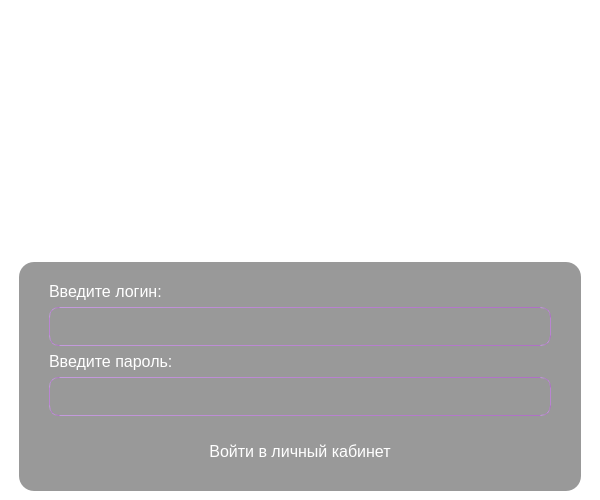
<?xml version="1.0" encoding="UTF-8"?>
<ui version="4.0">
 <class>LoginWindow</class>
 <widget class="QMainWindow" name="LoginWindow">
  <property name="geometry">
   <rect>
    <x>0</x>
    <y>0</y>
    <width>600</width>
    <height>500</height>
   </rect>
  </property>
  <property name="minimumSize">
   <size>
    <width>600</width>
    <height>500</height>
   </size>
  </property>
  <property name="maximumSize">
   <size>
    <width>600</width>
    <height>500</height>
   </size>
  </property>
  <property name="windowTitle">
   <string>LoginWindow</string>
  </property>
  <property name="styleSheet">
   <string notr="true">* {
	margin: 0;
	padding: 0;
	background: transparent;
	background-color: transparent;
	color: #fff;
}
#LoginWindow  { 
	background-image: url(:/resources/images/images/1.jpeg);
}
QLineEdit {
	padding: 10px;
	border-radius: 10px;
	border: 1px solid qlineargradient(spread:pad, x0:0, y0:0, x2:2, y2:0, stop:0 rgb(196, 155, 221), stop:1 rgb(154, 67, 174));
}

QPushButton {
	padding: 10px;
	border-radius: 10px;
	border: 1px solid qlineargradient(spread:pad, x0:0, y0:0, x2:2, y2:0, stop:0 rgb(196, 155, 221), 	stop:1 rgb(154, 67, 174));
}
QPushButton:hover {
	background-color: rgba(255,255,255,0.1);
}

#mainSignUp, #mainSignIn {
	background-color: rgba(0,0,0,0.4);
	border-radius: 15px
}
#signInBtn, #signUpBtn {
	margin-top:10px;
}
</string>
  </property>
  <widget class="QWidget" name="centralwidget">
   <property name="styleSheet">
    <string notr="true"/>
   </property>
   <layout class="QVBoxLayout" name="verticalLayout">
    <property name="spacing">
     <number>0</number>
    </property>
    <property name="leftMargin">
     <number>10</number>
    </property>
    <property name="topMargin">
     <number>0</number>
    </property>
    <property name="rightMargin">
     <number>10</number>
    </property>
    <property name="bottomMargin">
     <number>0</number>
    </property>
    <item>
     <widget class="QStackedWidget" name="stackedWidget">
      <widget class="QWidget" name="signIn">
       <layout class="QVBoxLayout" name="verticalLayout_2">
        <property name="leftMargin">
         <number>9</number>
        </property>
        <item alignment="Qt::AlignTop">
         <widget class="QWidget" name="headerSignIn" native="true">
          <layout class="QVBoxLayout" name="verticalLayout_4">
           <item>
            <widget class="QLabel" name="label_3">
             <property name="font">
              <font>
               <pointsize>30</pointsize>
               <bold>false</bold>
              </font>
             </property>
             <property name="text">
              <string>Tour Operator</string>
             </property>
             <property name="alignment">
              <set>Qt::AlignCenter</set>
             </property>
            </widget>
           </item>
           <item>
            <widget class="QLabel" name="label_4">
             <property name="font">
              <font>
               <pointsize>16</pointsize>
              </font>
             </property>
             <property name="styleSheet">
              <string notr="true"/>
             </property>
             <property name="text">
              <string>Сервис по подбору путевок</string>
             </property>
             <property name="alignment">
              <set>Qt::AlignCenter</set>
             </property>
            </widget>
           </item>
           <item>
            <widget class="QPushButton" name="goToSignUpBtn">
             <property name="cursor">
              <cursorShape>PointingHandCursor</cursorShape>
             </property>
             <property name="text">
              <string>Зарегистрироваться</string>
             </property>
            </widget>
           </item>
          </layout>
         </widget>
        </item>
        <item>
         <spacer name="verticalSpacer">
          <property name="orientation">
           <enum>Qt::Vertical</enum>
          </property>
          <property name="sizeHint" stdset="0">
           <size>
            <width>20</width>
            <height>40</height>
           </size>
          </property>
         </spacer>
        </item>
        <item>
         <widget class="QWidget" name="mainSignIn" native="true">
          <layout class="QVBoxLayout" name="verticalLayout_5">
           <property name="leftMargin">
            <number>30</number>
           </property>
           <property name="topMargin">
            <number>20</number>
           </property>
           <property name="rightMargin">
            <number>30</number>
           </property>
           <property name="bottomMargin">
            <number>20</number>
           </property>
           <item>
            <widget class="QLabel" name="label">
             <property name="font">
              <font>
               <pointsize>12</pointsize>
              </font>
             </property>
             <property name="text">
              <string>Введите логин:</string>
             </property>
            </widget>
           </item>
           <item>
            <widget class="QLineEdit" name="loginSignInTxt">
             <property name="font">
              <font>
               <pointsize>10</pointsize>
              </font>
             </property>
             <property name="locale">
              <locale language="English" country="UnitedStates"/>
             </property>
             <property name="inputMethodHints">
              <set>Qt::ImhNone</set>
             </property>
            </widget>
           </item>
           <item>
            <widget class="QLabel" name="label_2">
             <property name="font">
              <font>
               <pointsize>12</pointsize>
              </font>
             </property>
             <property name="text">
              <string>Введите пароль:</string>
             </property>
            </widget>
           </item>
           <item>
            <widget class="QLineEdit" name="passwordSignInTxt">
             <property name="font">
              <font>
               <pointsize>10</pointsize>
              </font>
             </property>
             <property name="locale">
              <locale language="English" country="UnitedStates"/>
             </property>
             <property name="echoMode">
              <enum>QLineEdit::Password</enum>
             </property>
            </widget>
           </item>
           <item>
            <widget class="QPushButton" name="signInBtn">
             <property name="font">
              <font>
               <pointsize>12</pointsize>
              </font>
             </property>
             <property name="cursor">
              <cursorShape>PointingHandCursor</cursorShape>
             </property>
             <property name="styleSheet">
              <string notr="true"/>
             </property>
             <property name="text">
              <string>Войти в личный кабинет</string>
             </property>
            </widget>
           </item>
          </layout>
         </widget>
        </item>
       </layout>
      </widget>
      <widget class="QWidget" name="singUp">
       <layout class="QVBoxLayout" name="verticalLayout_3">
        <item alignment="Qt::AlignTop">
         <widget class="QWidget" name="headerSignUp" native="true">
          <layout class="QVBoxLayout" name="verticalLayout_6">
           <item>
            <widget class="QLabel" name="label_5">
             <property name="font">
              <font>
               <pointsize>30</pointsize>
               <bold>false</bold>
              </font>
             </property>
             <property name="text">
              <string>PassApp</string>
             </property>
             <property name="alignment">
              <set>Qt::AlignCenter</set>
             </property>
            </widget>
           </item>
           <item>
            <widget class="QLabel" name="label_6">
             <property name="font">
              <font>
               <pointsize>16</pointsize>
              </font>
             </property>
             <property name="styleSheet">
              <string notr="true"/>
             </property>
             <property name="text">
              <string>Сервис по управлению пользователями</string>
             </property>
             <property name="alignment">
              <set>Qt::AlignCenter</set>
             </property>
            </widget>
           </item>
           <item>
            <widget class="QPushButton" name="goToSignInBtn">
             <property name="cursor">
              <cursorShape>PointingHandCursor</cursorShape>
             </property>
             <property name="text">
              <string>Войти в личный кабинет</string>
             </property>
            </widget>
           </item>
          </layout>
         </widget>
        </item>
        <item>
         <spacer name="verticalSpacer_2">
          <property name="orientation">
           <enum>Qt::Vertical</enum>
          </property>
          <property name="sizeHint" stdset="0">
           <size>
            <width>20</width>
            <height>40</height>
           </size>
          </property>
         </spacer>
        </item>
        <item>
         <widget class="QWidget" name="mainSignUp" native="true">
          <layout class="QVBoxLayout" name="verticalLayout_7">
           <property name="spacing">
            <number>6</number>
           </property>
           <property name="leftMargin">
            <number>30</number>
           </property>
           <property name="topMargin">
            <number>20</number>
           </property>
           <property name="rightMargin">
            <number>30</number>
           </property>
           <property name="bottomMargin">
            <number>20</number>
           </property>
           <item>
            <widget class="QLabel" name="label_7">
             <property name="font">
              <font>
               <pointsize>12</pointsize>
              </font>
             </property>
             <property name="text">
              <string>Введите логин:</string>
             </property>
            </widget>
           </item>
           <item>
            <widget class="QLineEdit" name="loginSignUpTxt">
             <property name="font">
              <font>
               <pointsize>10</pointsize>
              </font>
             </property>
             <property name="locale">
              <locale language="English" country="UnitedStates"/>
             </property>
            </widget>
           </item>
           <item>
            <widget class="QLabel" name="label_8">
             <property name="font">
              <font>
               <pointsize>12</pointsize>
              </font>
             </property>
             <property name="text">
              <string>Введите пароль:</string>
             </property>
            </widget>
           </item>
           <item>
            <widget class="QLineEdit" name="passwordSignUpTxt">
             <property name="font">
              <font>
               <pointsize>10</pointsize>
              </font>
             </property>
             <property name="locale">
              <locale language="English" country="UnitedStates"/>
             </property>
             <property name="echoMode">
              <enum>QLineEdit::Password</enum>
             </property>
            </widget>
           </item>
           <item>
            <widget class="QLabel" name="label_9">
             <property name="font">
              <font>
               <pointsize>12</pointsize>
              </font>
             </property>
             <property name="text">
              <string>Подтвердите пароль:</string>
             </property>
            </widget>
           </item>
           <item>
            <widget class="QLineEdit" name="confirmPasswordSignUpTxt">
             <property name="font">
              <font>
               <pointsize>10</pointsize>
              </font>
             </property>
             <property name="locale">
              <locale language="English" country="UnitedStates"/>
             </property>
             <property name="echoMode">
              <enum>QLineEdit::Password</enum>
             </property>
            </widget>
           </item>
           <item>
            <widget class="QPushButton" name="signUpBtn">
             <property name="font">
              <font>
               <pointsize>12</pointsize>
              </font>
             </property>
             <property name="cursor">
              <cursorShape>PointingHandCursor</cursorShape>
             </property>
             <property name="styleSheet">
              <string notr="true"/>
             </property>
             <property name="text">
              <string>Создать аккаунт администратора</string>
             </property>
            </widget>
           </item>
          </layout>
         </widget>
        </item>
       </layout>
      </widget>
     </widget>
    </item>
   </layout>
  </widget>
 </widget>
 <resources/>
 <connections/>
</ui>
